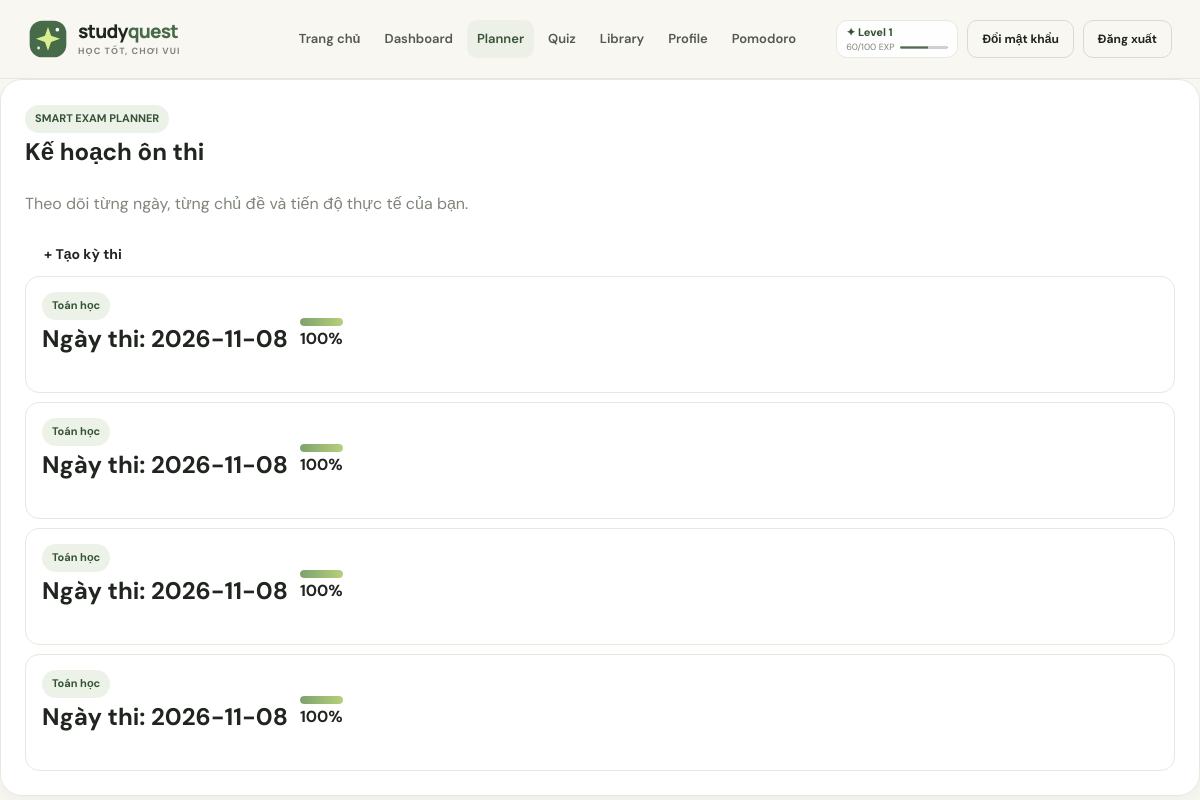
Page /planner (signed in) on the committed database.
### tables this page shows
CREATE TABLE profiles (
    id INTEGER PRIMARY KEY AUTOINCREMENT,
    user_id INTEGER UNIQUE NOT NULL,
    character_name TEXT NOT NULL DEFAULT 'Quest Rookie',
    avatar TEXT NOT NULL DEFAULT '🧙',
    level INTEGER NOT NULL DEFAULT 1,
    exp INTEGER NOT NULL DEFAULT 0,
    reward_points INTEGER NOT NULL DEFAULT 0,
    FOREIGN KEY(user_id) REFERENCES users(id) ON DELETE CASCADE
);

CREATE TABLE exams (
    id INTEGER PRIMARY KEY AUTOINCREMENT,
    user_id INTEGER NOT NULL,
    subject TEXT NOT NULL,
    exam_date TEXT NOT NULL,
    current_score REAL NOT NULL CHECK(current_score BETWEEN 0 AND 10),
    target_score REAL NOT NULL CHECK(target_score BETWEEN 0 AND 10),
    study_minutes_per_day INTEGER NOT NULL CHECK(study_minutes_per_day >= 10),
    created_at TEXT NOT NULL DEFAULT CURRENT_TIMESTAMP,
    FOREIGN KEY(user_id) REFERENCES users(id) ON DELETE CASCADE
);

### routes/exam_routes.py (the view)
@exam_bp.route("", methods=["GET"])
@_logged_in
def planner_index():
    exams = get_user_exams(_user_id()) or []
    cards = [{"exam": exam, "progress": _progress(_value(exam, "id", "exam_id"))} for exam in exams]
    return render_template("exam/index.html", exams=cards)

### app.py (called while the page is built)
def current_user():
    if 'user_id' not in session:
        return None
    return get_profile(session['user_id'])

@app.context_processor
def inject_globals():
    return {'current_user': current_user(), 'today': date.today().isoformat()}

### models/database.py (called while the page is built)
def get_db():
    if 'db' not in g:
        g.db = sqlite3.connect(DATABASE)
        g.db.row_factory = sqlite3.Row
        g.db.execute('PRAGMA foreign_keys = ON')
    return g.db

### models/exam_model.py (called while the page is built)
def get_user_exams(user_id):
    return get_db().execute(
        'SELECT * FROM exams WHERE user_id = ? ORDER BY exam_date, id', (user_id,)
    ).fetchall()

def calculate_progress(exam_id, user_id):
    row = get_db().execute(
        'SELECT COUNT(*) AS total, COALESCE(SUM(completed), 0) AS done '
        'FROM study_plans sp JOIN exams e ON e.id = sp.exam_id '
        'WHERE sp.exam_id = ? AND e.user_id = ?', (exam_id, user_id)
    ).fetchone()
    return round((row['done'] * 100 / row['total']) if row['total'] else 0)

### models/profile_model.py (called while the page is built)
def get_profile(user_id):
    return get_db().execute(
        'SELECT u.id, u.username, u.email, u.role, u.admin_permission, '
        'p.character_name, p.avatar, p.level, p.exp, p.reward_points '
        'FROM users u JOIN profiles p ON p.user_id = u.id WHERE u.id = ?',
        (user_id,),
    ).fetchone()

### routes/exam_routes.py (called while the page is built)
def _value(record, *keys, default=None):
    if record is None:
        return default
    for key in keys:
        if isinstance(record, dict) and key in record:
            return record[key]
        try:
            value = record[key]
            if value is not None:
                return value
        except (KeyError, IndexError, TypeError):
            pass
        value = getattr(record, key, None)
        if value is not None:
            return value
    return default

def _user_id():
    user = session.get("user")
    nested_id = user.get("id") if isinstance(user, dict) else None
    return session.get("user_id") or nested_id

def _logged_in(view):
    @wraps(view)
    def wrapped(*args, **kwargs):
        if _user_id() is None:
            flash("Vui lòng đăng nhập để sử dụng Smart Exam Planner.", "error")
            return redirect(url_for("login"))
        return view(*args, **kwargs)
    return wrapped

def _progress(exam_id):
    value = calculate_progress(exam_id, _user_id())
    if isinstance(value, dict):
        value = value.get("percent", value.get("progress", 0))
    try:
        return max(0, min(100, round(float(value))))
    except (TypeError, ValueError):
        return 0

### templates/exam/index.html
{% extends 'base.html' %}
{% block content %}
<section class="panel planner-shell">
  <div class="planner-heading">
    <div>
      <span class="tag">SMART EXAM PLANNER</span>
      <h1>Kế hoạch ôn thi</h1>
      <p class="muted">Theo dõi từng ngày, từng chủ đề và tiến độ thực tế của bạn.</p>
    </div>
    <a class="btn" href="{{ url_for('exam.planner_new') }}">+ Tạo kỳ thi</a>
  </div>
  {% if exams %}
    <div class="exam-list">
      {% for card in exams %}
        {% set exam = card.exam %}
        <a class="task exam-card" href="{{ url_for('exam.planner_detail', exam_id=exam.id if exam.id is defined else exam['id']) }}">
          <div>
            <span class="tag">{{ exam.subject if exam.subject is defined else exam['subject'] }}</span>
            <h2>Ngày thi: {{ exam.exam_date if exam.exam_date is defined else exam['exam_date'] }}</h2>
          </div>
          <div class="progress-wrap">
            <div class="progress"><span style="width: {{ card.progress }}%"></span></div>
            <strong>{{ card.progress }}%</strong>
          </div>
        </a>
      {% endfor %}
    </div>
  {% else %}
    <div class="task empty-state">
      <h2>Chưa có kỳ thi nào</h2>
      <p class="muted">Tạo kỳ thi đầu tiên để Planner chia nhỏ việc học thành các nhiệm vụ hằng ngày.</p>
      <a class="btn" href="{{ url_for('exam.planner_new') }}">Tạo kế hoạch đầu tiên</a>
    </div>
  {% endif %}
</section>
{% endblock %}

### templates/base.html (shortened to what this page needs)
<!doctype html>
<html lang="vi">
<head>
  <link rel="stylesheet" href="{{ url_for('static', filename='css/style.css') }}">
  <link rel="stylesheet" href="{{ url_for('static', filename='css/rpg.css') }}">
</head>
<body>
  <div class="rpg-decoration-layer" aria-hidden="true">
  </div>
  <header class="site-header">
    <nav class="navbar container" aria-label="Điều hướng chính">
      <a class="brand" href="/" aria-label="Study Quest — Trang chủ">
        <img class="brand-mark" src="{{ url_for('static', filename='images/study-quest-mark.svg') }}" alt="" width="40" height="40">
        <span class="brand-name">study<span>quest</span><small>Học tốt, chơi vui</small></span>
      </a>
      <div class="nav-panel" id="primary-navigation">
        <div class="nav-links">
          <a class="nav-link{% if request.path == '/' %} is-active{% endif %}" href="/">Trang chủ</a>
          <a class="nav-link{% if request.path.startswith('/dashboard') %} is-active{% endif %}" href="/dashboard">Dashboard</a>
          <a class="nav-link{% if request.path.startswith('/planner') %} is-active{% endif %}" href="/planner">Planner</a>
          <a class="nav-link{% if request.path.startswith('/quiz') %} is-active{% endif %}" href="/quiz">Quiz</a>
          <a class="nav-link{% if request.path.startswith('/library') %} is-active{% endif %}" href="/library">Library</a>
          <a class="nav-link{% if request.path.startswith('/profile') %} is-active{% endif %}" href="/profile">Profile</a>
          {% if current_user %}
          <a class="nav-link{% if request.path.startswith('/pomodoro') %} is-active{% endif %}" href="{{ url_for('pomodoro') }}">Pomodoro</a>
          {% endif %}
        </div>
        <div class="nav-actions">
          {% if current_user %}
          <a class="rpg-xp-mini" href="/profile" aria-label="Level {{ current_user['level'] }}, {{ current_user['exp'] % 100 }} trên 100 EXP trong level">
            <span class="rpg-xp-mini-level">✦ Level {{ current_user['level'] }}</span>
            <span class="rpg-xp-mini-progress">
              <span>{{ current_user['exp'] % 100 }}/100 EXP</span>
              <progress max="100" value="{{ current_user['exp'] % 100 }}"></progress>
            </span>
          </a>
          <a class="btn btn-ghost btn-small" href="{{ url_for('change_password') }}">Đổi mật khẩu</a>
          <a class="btn btn-ghost btn-small rpg-logout" href="/logout">Đăng xuất</a>
          {% else %}
          <a class="btn btn-ghost btn-small" href="/login">Đăng nhập</a>
          <a class="btn btn-primary btn-small" href="/register">Bắt đầu</a>
          {% endif %}
        </div>
      </div>
    </nav>
  </header>
  <main id="main-content">
    {% block content %}{% endblock %}
  </main>
</body>
</html>

### static/css/style.css (style rules this page uses)
:root { --ink:#20251f;--ink-soft:#52594f;--muted:#7f857b;--paper:#f8f7f2;--white:#fff;--line:#e8e8df;--green:#476b48;--green-dark:#355437;--lime:#d9ed91;--lavender:#eeeaff;--peach:#fff0e6;--mint:#e7f4e9;--shadow:0 18px 50px rgba(37,49,32,.08);--radius:22px;--font-body:'DM Sans',Arial,sans-serif;--font-display:'Manrope','DM Sans',Arial,sans-serif }
* { box-sizing:border-box }
html { scroll-behavior:smooth;scroll-padding-top:88px;overflow-x:clip }
body,.body { margin:0;background:var(--paper);color:var(--ink);font-family:var(--font-body);font-size:16px;line-height:1.6;-webkit-font-smoothing:antialiased;overflow-x:clip }
img,svg { max-width:100% }
a { color:inherit;text-decoration:none }
button,a { -webkit-tap-highlight-color:transparent }
.container { width:min(1160px,calc(100% - 56px));margin-inline:auto }
.site-header { position:sticky;top:0;z-index:50;background:rgba(248,247,242,.9);backdrop-filter:blur(16px);border-bottom:1px solid rgba(32,37,31,.07) }
.navbar { min-height:78px;display:flex;align-items:center;justify-content:space-between;gap:28px }
.brand { display:flex;align-items:center;gap:10px;flex:none }
.brand-mark { width:40px;height:40px }
.brand-name { font-family:var(--font-display);font-size:19px;font-weight:800;letter-spacing:-.8px;line-height:1.05 }
.brand-name>span { color:var(--green) }
.brand-name small { display:block;margin-top:5px;font-family:var(--font-body);font-size:9px;letter-spacing:1.1px;text-transform:uppercase;color:var(--muted);font-weight:700 }
.nav-panel { display:flex;align-items:center;justify-content:flex-end;gap:30px;flex:1 }
.nav-links { display:flex;align-items:center;gap:4px }
.nav-link { padding:9px 10px;border-radius:10px;font-size:13px;color:var(--ink-soft);font-weight:600;transition:background .2s,color .2s }
.nav-link:hover,.nav-link.is-active { color:var(--green-dark);background:#edf0e7 }
.nav-actions { display:flex;align-items:center;gap:9px }
.btn { display:inline-flex;align-items:center;justify-content:center;gap:10px;min-height:44px;padding:10px 18px;border:1px solid transparent;border-radius:12px;font-weight:700;font-size:14px;line-height:1.2;cursor:pointer;transition:transform .2s,background .2s,border-color .2s,box-shadow .2s }
.btn-ghost { color:var(--ink);background:transparent;border-color:#d9dbd1 }
.btn-small { min-height:38px;padding:8px 14px;font-size:12px;border-radius:10px }
h1,h2,h3,p { margin-top:0 }
.progress { overflow:hidden;height:8px;border-radius:20px;background:#e9ece3 }
.progress>span { display:block;height:100%;border-radius:inherit;background:linear-gradient(90deg,#7ca36d,#b7cf7b) }
.panel { padding:24px;border:1px solid var(--line);border-radius:var(--radius);background:var(--white);box-shadow:0 8px 24px rgba(37,49,32,.04) }
.tag { display:inline-flex;align-items:center;gap:6px;padding:5px 10px;border-radius:999px;background:#edf2e8;color:var(--green-dark);font-size:11px;font-weight:700 }
.muted { color:var(--muted) }
.task { display:flex;align-items:center;gap:12px;padding:14px 16px;border:1px solid var(--line);border-radius:14px;background:#fff }
.task+.task { margin-top:9px }

### static/css/rpg.css (style rules this page uses)
.rpg-decoration-layer { position: fixed; z-index: 1; inset: 0; overflow: hidden; pointer-events: none; }
#main-content, .flash-stack, .footer { position: relative; z-index: 2; }
.rpg-xp-mini { display: grid; gap: 3px; min-width: 112px; padding: 5px 9px; border: 1px solid var(--line); border-radius: 11px; background: rgba(255, 255, 255, .86); color: var(--ink); }
.rpg-xp-mini-level { color: var(--green-dark); font-size: 11px; font-weight: 800; line-height: 1.2; }
.rpg-xp-mini-progress { display: grid; grid-template-columns: auto 48px; align-items: center; gap: 6px; color: var(--muted); font-size: 9px; line-height: 1.2; }
.rpg-xp-mini progress { display: block; width: 48px; height: 5px; accent-color: var(--green); }

### rows in the picture
profiles: level "1", current_user['exp']%100 "60"
exams: subject "Toán học", exam_date "2026-11-08"
exams: subject "Toán học", exam_date "2026-11-08"
exams: subject "Toán học", exam_date "2026-11-08"
exams: subject "Toán học", exam_date "2026-11-08"

### other values in the picture
{{ card.progress }} "100" "100" "100" "100"
